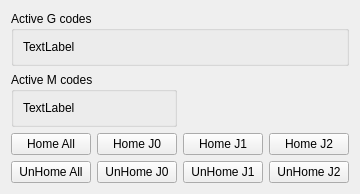
      <widget class="QWidget" name="tab_2">
       <attribute name="title">
        <string>Homing</string>
       </attribute>
       <layout class="QGridLayout" name="gridLayout_5">
        <item row="3" column="1">
         <widget class="QPushButton" name="unhome_pb_0">
          <property name="text">
           <string>UnHome J0</string>
          </property>
         </widget>
        </item>
        <item row="3" column="3">
         <widget class="QPushButton" name="unhome_pb_2">
          <property name="text">
           <string>UnHome J2</string>
          </property>
         </widget>
        </item>
        <item row="3" column="0">
         <widget class="QPushButton" name="unhome_all_pb">
          <property name="text">
           <string>UnHome All</string>
          </property>
         </widget>
        </item>
        <item row="0" column="0" colspan="4">
         <widget class="QGroupBox" name="groupBox_16">
          <property name="title">
           <string>Active G codes</string>
          </property>
          <layout class="QGridLayout" name="gridLayout_35">
           <item row="0" column="0">
            <widget class="QLabel" name="gcodes_lb">
             <property name="text">
              <string>TextLabel</string>
             </property>
            </widget>
           </item>
          </layout>
         </widget>
        </item>
        <item row="2" column="2">
         <widget class="QPushButton" name="home_pb_1">
          <property name="text">
           <string>Home J1</string>
          </property>
         </widget>
        </item>
        <item row="2" column="3">
         <widget class="QPushButton" name="home_pb_2">
          <property name="text">
           <string>Home J2</string>
          </property>
         </widget>
        </item>
        <item row="2" column="1">
         <widget class="QPushButton" name="home_pb_0">
          <property name="text">
           <string>Home J0</string>
          </property>
         </widget>
        </item>
        <item row="3" column="2">
         <widget class="QPushButton" name="unhome_pb_1">
          <property name="text">
           <string>UnHome J1</string>
          </property>
         </widget>
        </item>
        <item row="2" column="0">
         <widget class="QPushButton" name="home_all_pb">
          <property name="text">
           <string>Home All</string>
          </property>
         </widget>
        </item>
        <item row="1" column="0" colspan="2">
         <widget class="QGroupBox" name="groupBox_17">
          <property name="title">
           <string>Active M codes</string>
          </property>
          <layout class="QGridLayout" name="gridLayout_36">
           <item row="0" column="0">
            <widget class="QLabel" name="mcodes_lb">
             <property name="text">
              <string>TextLabel</string>
             </property>
            </widget>
           </item>
          </layout>
         </widget>
        </item>
       </layout>
      </widget>
